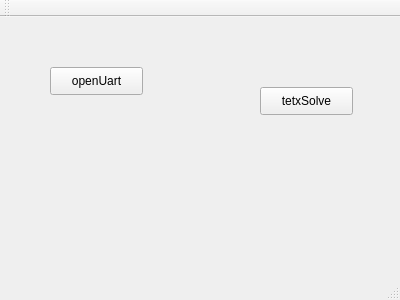
<?xml version="1.0" encoding="UTF-8"?>
<ui version="4.0">
 <class>MainWindow</class>
 <widget class="QMainWindow" name="MainWindow">
  <property name="geometry">
   <rect>
    <x>0</x>
    <y>0</y>
    <width>400</width>
    <height>300</height>
   </rect>
  </property>
  <property name="windowTitle">
   <string>MainWindow</string>
  </property>
  <widget class="QWidget" name="centralWidget">
   <widget class="QPushButton" name="btnOpenUart">
    <property name="geometry">
     <rect>
      <x>50</x>
      <y>50</y>
      <width>93</width>
      <height>28</height>
     </rect>
    </property>
    <property name="text">
     <string>openUart</string>
    </property>
   </widget>
   <widget class="QPushButton" name="textSolve">
    <property name="geometry">
     <rect>
      <x>260</x>
      <y>70</y>
      <width>93</width>
      <height>28</height>
     </rect>
    </property>
    <property name="text">
     <string>tetxSolve</string>
    </property>
   </widget>
  </widget>
  <widget class="QMenuBar" name="menuBar">
   <property name="geometry">
    <rect>
     <x>0</x>
     <y>0</y>
     <width>400</width>
     <height>26</height>
    </rect>
   </property>
  </widget>
  <widget class="QToolBar" name="mainToolBar">
   <attribute name="toolBarArea">
    <enum>TopToolBarArea</enum>
   </attribute>
   <attribute name="toolBarBreak">
    <bool>false</bool>
   </attribute>
  </widget>
  <widget class="QStatusBar" name="statusBar"/>
 </widget>
 <layoutdefault spacing="6" margin="11"/>
 <resources/>
 <connections/>
</ui>
